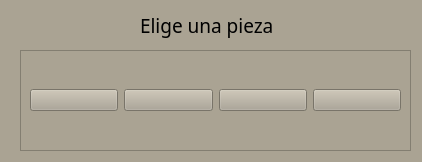
<?xml version="1.0" encoding="UTF-8"?>
<ui version="4.0">
 <class>PromoteWindow</class>
 <widget class="QMainWindow" name="PromoteWindow">
  <property name="geometry">
   <rect>
    <x>0</x>
    <y>0</y>
    <width>422</width>
    <height>162</height>
   </rect>
  </property>
  <property name="windowTitle">
   <string>MainWindow</string>
  </property>
  <property name="styleSheet">
   <string notr="true">background-color: rgb(170, 163, 147);</string>
  </property>
  <widget class="QWidget" name="centralwidget">
   <widget class="QFrame" name="frame">
    <property name="geometry">
     <rect>
      <x>20</x>
      <y>50</y>
      <width>391</width>
      <height>101</height>
     </rect>
    </property>
    <property name="frameShape">
     <enum>QFrame::StyledPanel</enum>
    </property>
    <property name="frameShadow">
     <enum>QFrame::Raised</enum>
    </property>
    <layout class="QHBoxLayout" name="horizontalLayout">
     <item>
      <widget class="QPushButton" name="rook">
       <property name="text">
        <string/>
       </property>
      </widget>
     </item>
     <item>
      <widget class="QPushButton" name="knight">
       <property name="text">
        <string/>
       </property>
      </widget>
     </item>
     <item>
      <widget class="QPushButton" name="bishop">
       <property name="text">
        <string/>
       </property>
      </widget>
     </item>
     <item>
      <widget class="QPushButton" name="queen">
       <property name="text">
        <string/>
       </property>
      </widget>
     </item>
    </layout>
   </widget>
   <widget class="QLabel" name="label">
    <property name="geometry">
     <rect>
      <x>140</x>
      <y>10</y>
      <width>151</width>
      <height>31</height>
     </rect>
    </property>
    <property name="font">
     <font>
      <family>Notram</family>
      <pointsize>14</pointsize>
     </font>
    </property>
    <property name="text">
     <string>Elige una pieza</string>
    </property>
   </widget>
  </widget>
 </widget>
 <resources/>
 <connections/>
</ui>
